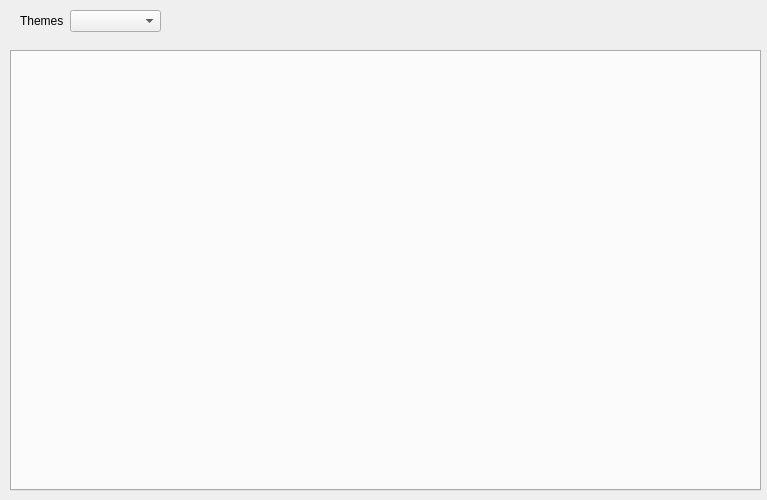
<?xml version="1.0" encoding="UTF-8"?>
<ui version="4.0">
 <class>DataVisualize</class>
 <widget class="QWidget" name="DataVisualize">
  <property name="geometry">
   <rect>
    <x>0</x>
    <y>0</y>
    <width>767</width>
    <height>500</height>
   </rect>
  </property>
  <property name="windowTitle">
   <string>Form</string>
  </property>
  <widget class="QTabWidget" name="tabWidget">
   <property name="geometry">
    <rect>
     <x>10</x>
     <y>50</y>
     <width>751</width>
     <height>441</height>
    </rect>
   </property>
   <property name="currentIndex">
    <number>-1</number>
   </property>
  </widget>
  <widget class="QComboBox" name="themeComboBox">
   <property name="geometry">
    <rect>
     <x>70</x>
     <y>10</y>
     <width>91</width>
     <height>22</height>
    </rect>
   </property>
  </widget>
  <widget class="QLabel" name="label">
   <property name="geometry">
    <rect>
     <x>20</x>
     <y>10</y>
     <width>45</width>
     <height>21</height>
    </rect>
   </property>
   <property name="text">
    <string>Themes</string>
   </property>
  </widget>
 </widget>
 <resources/>
 <connections/>
</ui>
